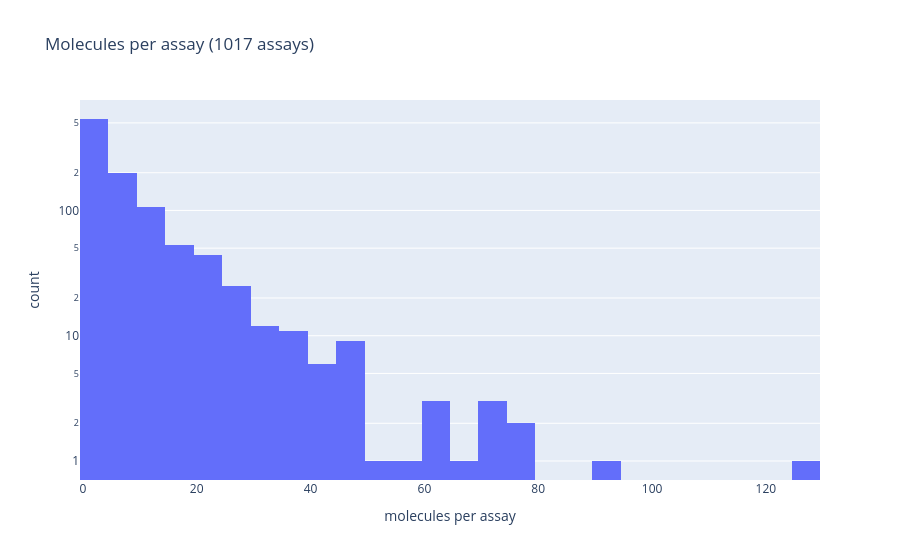
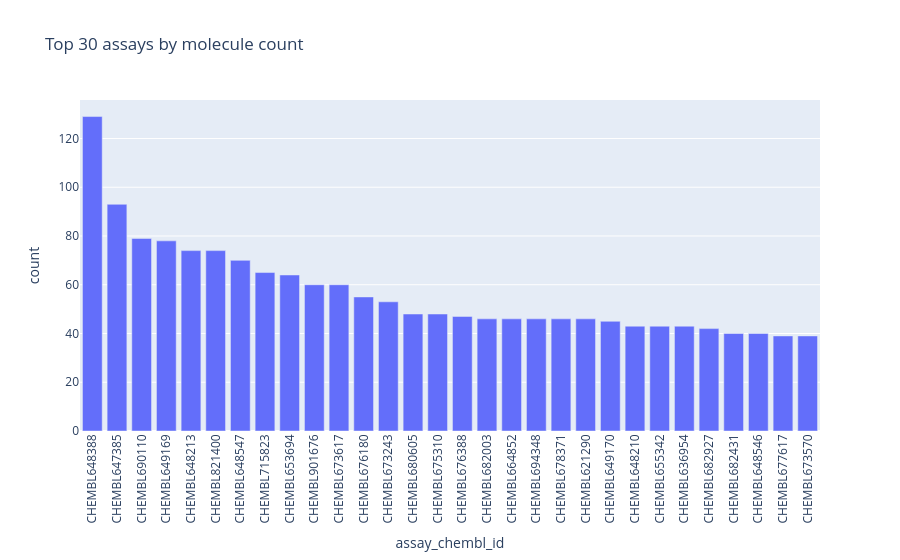

Notebook code cell kept with these figures, in order:
### Code cell
assay_counts = train["assay_chembl_id"].value_counts()
print(assay_counts.describe())

fig = px.histogram(x=assay_counts.values, nbins=50, log_y=True,
                   labels={"x": "molecules per assay"},
                   title=f"Molecules per assay ({assay_counts.size} assays)")
fig.show()

fig = px.bar(x=assay_counts.head(30).index, y=assay_counts.head(30).values,
             labels={"x": "assay_chembl_id", "y": "count"},
             title="Top 30 assays by molecule count")
fig.update_layout(xaxis_tickangle=-90)
fig.show()

### Figure 1 — Plotly figure (JSON) as saved in the notebook; plotly's stock layout.template omitted (floating-point values rounded to 4 significant figures; data arrays with more than 128 entries replaced by an {"elided": "..."} marker saying what was removed)
{"data": [{"bingroup": "x", "hovertemplate": "molecules per assay=%{x}<br>count=%{y}<extra></extra>", "legendgroup": "", "marker": {"color": "#636efa", "pattern": {"shape": ""}}, "name": "", "nbinsx": 50, "orientation": "v", "showlegend": false, "type": "histogram", "x": {"elided": "1017 int values"}, "xaxis": "x", "yaxis": "y"}], "layout": {"barmode": "relative", "legend": {"tracegroupgap": 0}, "title": {"text": "Molecules per assay (1017 assays)"}, "xaxis": {"anchor": "y", "domain": [0, 1], "title": {"text": "molecules per assay"}}, "yaxis": {"anchor": "x", "domain": [0, 1], "title": {"text": "count"}, "type": "log"}}}

### Figure 2 — Plotly figure (JSON) as saved in the notebook; plotly's stock layout.template omitted (floating-point values rounded to 4 significant figures)
{"data": [{"hovertemplate": "assay_chembl_id=%{x}<br>count=%{y}<extra></extra>", "legendgroup": "", "marker": {"color": "#636efa", "pattern": {"shape": ""}}, "name": "", "orientation": "v", "showlegend": false, "textposition": "auto", "type": "bar", "x": ["CHEMBL648388", "CHEMBL647385", "CHEMBL690110", "CHEMBL649169", "CHEMBL648213", "CHEMBL821400", "CHEMBL648547", "CHEMBL715823", "CHEMBL653694", "CHEMBL901676", "CHEMBL673617", "CHEMBL676180", "CHEMBL673243", "CHEMBL680605", "CHEMBL675310", "CHEMBL676388", "CHEMBL682003", "CHEMBL664852", "CHEMBL694348", "CHEMBL678371", "CHEMBL621290", "CHEMBL649170", "CHEMBL648210", "CHEMBL655342", "CHEMBL636954", "CHEMBL682927", "CHEMBL682431", "CHEMBL648546", "CHEMBL677617", "CHEMBL673570"], "xaxis": "x", "y": [129, 93, 79, 78, 74, 74, 70, 65, 64, 60, 60, 55, 53, 48, 48, 47, 46, 46, 46, 46, 46, 45, 43, 43, 43, 42, 40, 40, 39, 39], "yaxis": "y"}], "layout": {"barmode": "relative", "legend": {"tracegroupgap": 0}, "title": {"text": "Top 30 assays by molecule count"}, "xaxis": {"anchor": "y", "domain": [0, 1], "tickangle": -90, "title": {"text": "assay_chembl_id"}}, "yaxis": {"anchor": "x", "domain": [0, 1], "title": {"text": "count"}}}}
